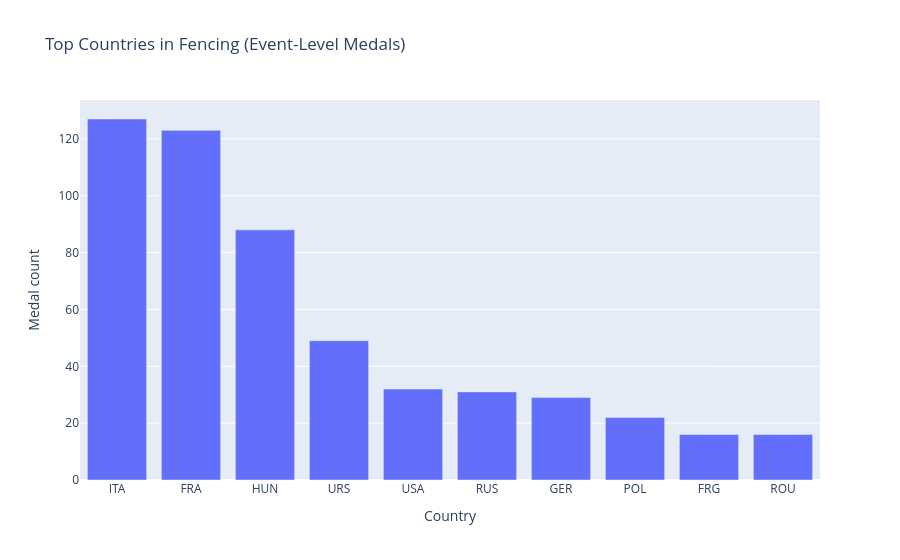

The notebook cell saved with this chart:
### Markdown cell above
### Fencing

### Code cell
import plotly.express as px

fencing_medals = (
    event_medals[event_medals["Sport"] == "Fencing"]
    .groupby("NOC_folded")["Medal"]
    .count()
    .sort_values(ascending=False)
    .head(10)
    .reset_index()
)

fig_fencing = px.bar(
    fencing_medals,
    x="NOC_folded",
    y="Medal",
    title="Top Countries in Fencing (Event-Level Medals)",
)

fig_fencing.update_layout(
    xaxis_title="Country",
    yaxis_title="Medal count"
)
fig_fencing.show()

### Figure 1 — Plotly figure (JSON) as saved in the notebook; plotly's stock layout.template omitted (floating-point values rounded to 4 significant figures)
{"data": [{"hovertemplate": "NOC_folded=%{x}<br>Medal=%{y}<extra></extra>", "legendgroup": "", "marker": {"color": "#636efa", "pattern": {"shape": ""}}, "name": "", "orientation": "v", "showlegend": false, "textposition": "auto", "type": "bar", "x": ["ITA", "FRA", "HUN", "URS", "USA", "RUS", "GER", "POL", "FRG", "ROU"], "xaxis": "x", "y": [127, 123, 88, 49, 32, 31, 29, 22, 16, 16], "yaxis": "y"}], "layout": {"barmode": "relative", "legend": {"tracegroupgap": 0}, "title": {"text": "Top Countries in Fencing (Event-Level Medals)"}, "xaxis": {"anchor": "y", "domain": [0, 1], "title": {"text": "Country"}}, "yaxis": {"anchor": "x", "domain": [0, 1], "title": {"text": "Medal count"}}}}
